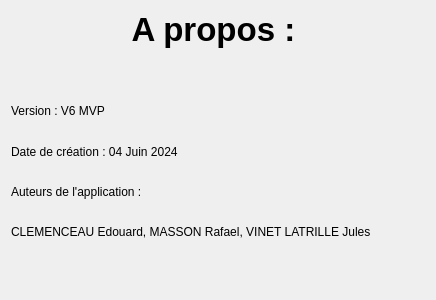
<?xml version="1.0" encoding="UTF-8"?>
<ui version="4.0">
 <class>apropos</class>
 <widget class="QDialog" name="apropos">
  <property name="geometry">
   <rect>
    <x>0</x>
    <y>0</y>
    <width>436</width>
    <height>300</height>
   </rect>
  </property>
  <property name="windowTitle">
   <string>Dialog</string>
  </property>
  <layout class="QVBoxLayout" name="verticalLayout_2">
   <item>
    <layout class="QVBoxLayout" name="verticalLayout">
     <item>
      <widget class="QLabel" name="label">
       <property name="font">
        <font>
         <pointsize>25</pointsize>
         <bold>true</bold>
        </font>
       </property>
       <property name="text">
        <string>A propos : </string>
       </property>
       <property name="alignment">
        <set>Qt::AlignCenter</set>
       </property>
      </widget>
     </item>
     <item>
      <spacer name="verticalSpacer">
       <property name="orientation">
        <enum>Qt::Vertical</enum>
       </property>
       <property name="sizeType">
        <enum>QSizePolicy::Minimum</enum>
       </property>
       <property name="sizeHint" stdset="0">
        <size>
         <width>20</width>
         <height>40</height>
        </size>
       </property>
      </spacer>
     </item>
     <item>
      <widget class="QLabel" name="label_2">
       <property name="text">
        <string>Version : V6 MVP</string>
       </property>
      </widget>
     </item>
     <item>
      <widget class="QLabel" name="label_3">
       <property name="text">
        <string>Date de création : 04 Juin 2024</string>
       </property>
      </widget>
     </item>
     <item>
      <widget class="QLabel" name="label_4">
       <property name="text">
        <string>Auteurs de l'application : </string>
       </property>
      </widget>
     </item>
     <item>
      <widget class="QLabel" name="label_5">
       <property name="text">
        <string>CLEMENCEAU Edouard, MASSON Rafael, VINET LATRILLE Jules</string>
       </property>
      </widget>
     </item>
     <item>
      <spacer name="verticalSpacer_2">
       <property name="orientation">
        <enum>Qt::Vertical</enum>
       </property>
       <property name="sizeType">
        <enum>QSizePolicy::Minimum</enum>
       </property>
       <property name="sizeHint" stdset="0">
        <size>
         <width>20</width>
         <height>40</height>
        </size>
       </property>
      </spacer>
     </item>
    </layout>
   </item>
  </layout>
 </widget>
 <resources/>
 <connections/>
</ui>
